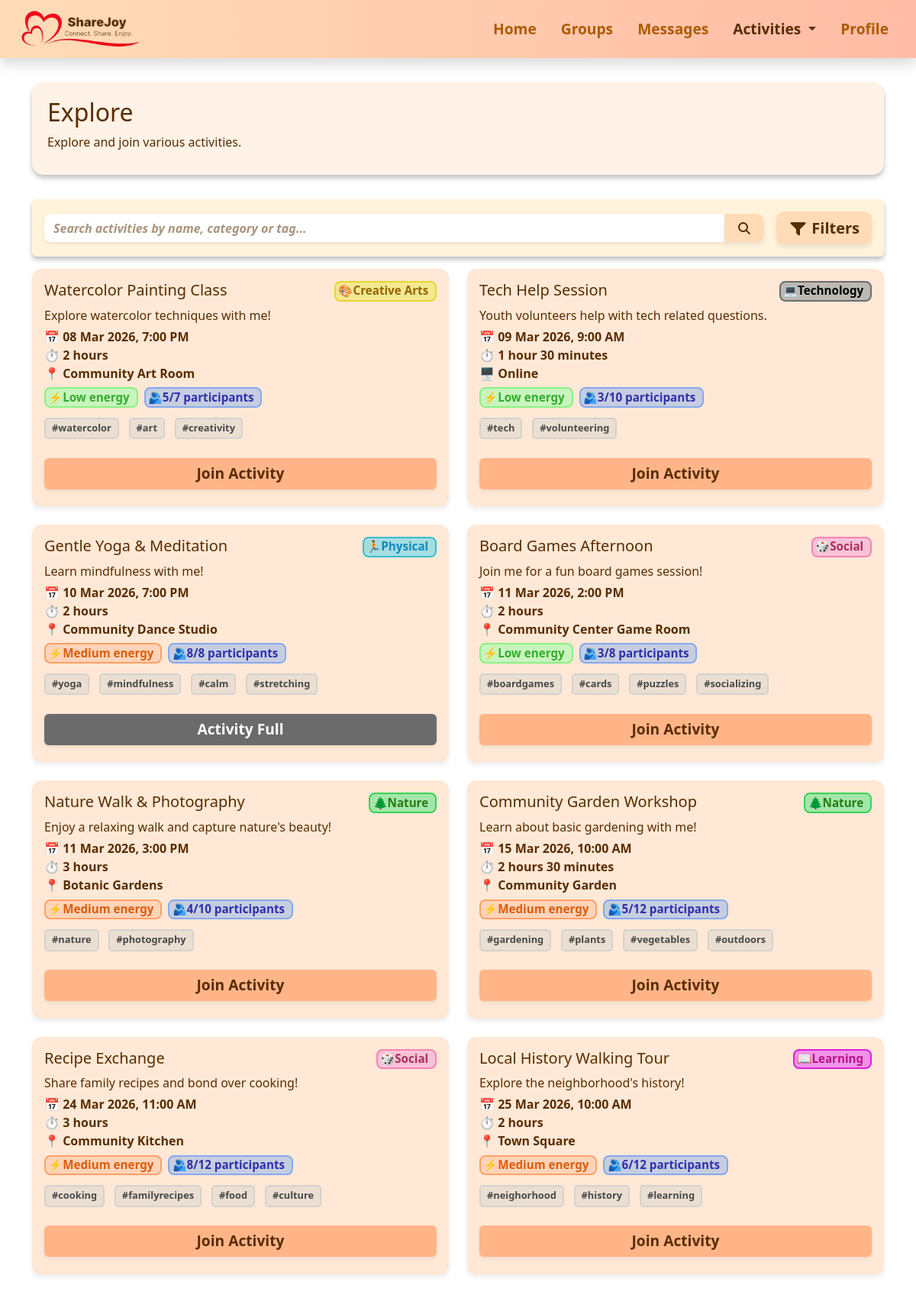
The page /explore (signed in) on the database its author committed.
### activities.py (models this page shows)
class Activity(db.Model):
    __tablename__ = "activity"
    id = db.Column(db.Integer, primary_key=True, autoincrement=True)
    creator_id = db.Column(db.Integer, db.ForeignKey('user.id'), nullable=False)
    name = db.Column(db.String(100), nullable=False)
    description = db.Column(db.Text)
    type = db.Column(db.String(50))
    date = db.Column(db.String(20))
    time = db.Column(db.String(10))
    duration_hours = db.Column(db.Integer)
    duration_minutes = db.Column(db.Integer)
    format_type = db.Column(db.String(20))
    energy = db.Column(db.String(10))
    participants = db.Column(db.Integer)
    max_participants = db.Column(db.Integer)
    tags = db.Column(db.String(200))
    location = db.Column(db.String(100))
    creator = db.relationship("User", backref="created_activities")

### app.py (the view)
@app.route("/explore")
@login_required
def explore():
    user = get_current_user()
    query = Activity.query
    search = request.args.get("search")
    if search:
        query = query.filter(
            (Activity.name.ilike(f"%{search}%")) |
            (Activity.type.ilike(f"%{search}%")) |
            (Activity.tags.ilike(f"%{search}%"))
        )
    category = request.args.get("category")
    if category:
        query = query.filter_by(type=category)
    energy = request.args.get("energy")
    if energy:
        query = query.filter_by(energy=energy)
    format_type = request.args.get("format")
    if format_type:
        query = query.filter_by(format_type=format_type)
    activities = query.order_by(Activity.date.asc()).all()
    for a in activities:
        a.display_tags = a.tags.split(",") if a.tags else []
        today = date.today()
        parsed_date = parse_activity_date(a.date)
        if parsed_date:
            original_date = parsed_date.date()
            days_offset = (original_date - BASE_DATE).days
            dynamic_date = today + timedelta(days=days_offset)
            a.display_date = dynamic_date.strftime("%d %b %Y")
        else:
            a.display_date = a.date
        try:
            parsed_time = datetime.strptime(a.time, "%H:%M")
        except ValueError:
            parsed_time = datetime.strptime(a.time, "%I:%M %p")
        a.display_time = parsed_time.strftime("%I:%M %p").lstrip("0")
        participant_count = ActivityParticipant.query.filter_by(activity_id=a.id).count()
        a.participants = participant_count
        if a.creator_id == user.id:
            a.join_activity = "created"
        elif user_joined_activity(user.id, a.id):
            a.join_activity = "true"
        elif participant_count >= a.max_participants:
            a.join_activity = "max"
        else:
            a.join_activity = "false"
    return render_template("explore.html", activities=activities)

### app.py (called while the page is built)
def login_required(f):
    @wraps(f)
    def decorated_function(*args, **kwargs):
        user = get_current_user()
        if not user:
            session.clear()  # clear stale session
            flash('Please log in to access this page.', 'error')
            return redirect(url_for('loginpage'))
        return f(*args, **kwargs)
    return decorated_function

def get_current_user():
    user_id = session.get('user_id')
    if user_id:
        user = db.session.get(User, user_id)
        if user:
            return user
    return None

def user_joined_activity(user_id, activity_id):
    return ActivityParticipant.query.filter_by(
        participant_id=user_id,
        activity_id=activity_id
    ).count() > 0

def parse_activity_date(date_str):
    for fmt in ("%Y-%m-%d", "%d %b %Y", "%m/%d/%Y", "%d/%m/%Y"):
        try:
            return datetime.strptime(date_str, fmt)
        except ValueError:
            continue
    return None

### templates/explore.html (shortened to what this page needs)
{% extends "base.html" %}
{% block extra_css %}
<link rel="stylesheet" href="{{ url_for('static', filename='css/activities.css') }}">
<link rel="stylesheet" href="{{ url_for('static', filename='css/explore.css') }}">
{% endblock %}
{% block content %}
<div class="section-box d-flex flex-column flex-md-row justify-content-between align-items-start align-items-md-center">
    <div>
        <h1>Explore</h1>
        <p>Explore and join various activities.</p>
    </div>
</div>
<div class="p-3 mb-3 rounded shadow-sm box1">
    <div class="d-flex flex-column flex-md-row align-items-start align-items-md-center gap-2">
        <form method="get" class="flex-grow-1 mb-2 mb-md-0 box2 rounded">
            <div class="input-group">
                <input type="text" name="search" class="form-control shadow-sm searchbar"
                    placeholder="Search activities by name, category or tag..."
                    value="{{ request.args.get('search', '') }}">
                <button class="btn search-btn" type="submit">
                    <i class="fa-solid fa-magnifying-glass"></i>
                </button>
            </div>
        </form>
        <button id="toggle-filters" class="btn btn-lg fw-semibold mt-2 mt-md-0 ms-md-2">
            <i class="fa-solid fa-filter"></i> Filters
        </button>
    </div>
</div>
<div class="row g-4">
    {% if activities %}
    {% for activity in activities %}
    <div class="col-md-6">
        <div class="activity-card position-relative h-100">
            <div class="d-flex flex-column flex-sm-row justify-content-between align-items-start spacing">
                <h5 class="mb-0">{{ activity.name }}</h5>
                {% if activity.type == 'Creative Arts' %}
                <span class="badge badge-creativearts category-badge mb-2 mb-sm-0">🎨Creative Arts</span>
                {% elif activity.type == 'Social' %}
                <span class="badge badge-social category-badge mb-2 mb-sm-0">🎲Social</span>
                {% elif activity.type == 'Learning' %}
                <span class="badge badge-learning category-badge mb-2 mb-sm-0">📖Learning</span>
                {% elif activity.type == 'Physical' %}
                <span class="badge badge-physical category-badge mb-2 mb-sm-0">🏃Physical</span>
                {% elif activity.type == 'Nature' %}
                <span class="badge badge-nature category-badge mb-2 mb-sm-0">🌲Nature</span>
                {% elif activity.type == 'Technology' %}
                <span class="badge badge-technology category-badge mb-2 mb-sm-0">💻Technology</span>
                {% endif %}
            </div>
            <p>{{ activity.description }}</p>
            <div class="row fw-semibold spacing">
                <div class="col-12">
                    📅 {{ activity.display_date }}, {{ activity.display_time }}
                </div>
                <div class="col-12">⏱
                    {% set h = activity.duration_hours %}
                    {% set m = activity.duration_minutes %}
                    {% if h and m %}
                    {{ h }} hour{% if h > 1 %}s{% endif %} {{ m }} minute{% if m > 1 %}s{% endif %}
                    {% elif h %}
                    {{ h }} hour{% if h > 1 %}s{% endif %}
                    {% elif m %}
                    {{ m }} minute{% if m > 1 %}s{% endif %}
                    {% else %}
                    0 minutes
                    {% endif %}
                </div>
                <div class="col-12">
                    {% if activity.format_type|lower == 'online' %}
                    🖥️ Online
                    {% else %}
                    📍 {{ activity.location }}
                    {% endif %}
                </div>
            </div>
            <div class="d-flex flex-wrap gap-2 spacing">
                <span class="badge
                        {% if activity.energy == 'Low' %}energy-low
                        {% elif activity.energy == 'Medium' %}energy-medium
                        {% elif activity.energy == 'High' %}energy-high
                        {% endif %}">
                    ⚡{{ activity.energy }} energy
                </span>
                <span class="badge participants" data-activity-id="{{ activity.id }}">
                    🫂<span class="participant-count">{{ activity.participants }}</span>/{{ activity.max_participants }}
                    participants
                </span>
            </div>
            <div class="activity-tags spacing">
                {% for tag in activity.display_tags %}
                <span class="tag">#{{ tag }}</span>
                {% endfor %}
            </div>
            <div class="mt-3 text-center">
                {% if activity.join_activity == 'false' %}
                <button type="button" class="btn join-btn fw-semibold w-100 shadow-sm"
                    data-activity-id="{{ activity.id }}" data-date="{{ activity.display_date }}"
                    data-time="{{ activity.display_time }}">
                    Join Activity
                </button>
                {% elif activity.join_activity == 'true' %}
                <button type="button" class="btn joined fw-semibold w-100 shadow-sm"
                    data-activity-id="{{ activity.id }}" data-date="{{ activity.display_date }}"
                    data-time="{{ activity.display_time }}">
                    Joined
                </button>
                {% elif activity.join_activity == 'max' %}
                <button type="button" class="btn maxbtn fw-semibold w-100 shadow-sm" disabled>
                    Activity Full
                </button>
                {% elif activity.join_activity == 'created' %}
                <button type="button" class="btn createdbtn fw-semibold w-100 shadow-sm" disabled>
                    Created by You
                </button>
                {% endif %}
            </div>
        </div>
    </div>
    {% endfor %}
    {% else %}
    <div class="col-12">
        <div class="alert alert-info text-center fw-semibold">
            No activities found.
        </div>
    </div>
    {% endif %}
</div>
{% endblock %}

### static/css/base.css (style rules this page uses)
.section-box { width: 100%; min-height: 100px; color: #582D00; background-color: #fff2e6; box-shadow: 0 4px 6px rgba(0, 0, 0, 0.256); padding: 20px 20px 15px 20px; margin: 2rem auto; border-radius: 15px; }
body { padding-bottom: 2rem;; }
.searchbar { background-color: transparent !important; border: none !important; min-width: 420px !important; flex: 1 !important; }
.search-btn { background-color: #FFDCB7; color: #582D00; border: none; box-shadow: 0 4px 6px rgba(0, 0, 0, 0.08); font-weight: 600; }
.box1 { background-color: #fff3db; color: #000000; box-shadow: 0 4px 6px rgba(0, 0, 0, 0.256) !important; ; }
.box2 { background-color: #fff; border-radius: 10px !important; }
h1 { font-size: 2rem; }
body, input, textarea, .form-label, .formL { color: #582D00 !important; }
.form-control, .form-select { background-color: #FDFAF7; border: 1px solid rgba(0, 0, 0, 0.2); box-shadow: 0 4px 6px rgba(0, 0, 0, 0.13); }
.form-control::placeholder, .form-select::placeholder, input#date::placeholder, input#time::placeholder, .form-select option[value=""], .form-select:has(option[value=""]:checked) { font-style: italic; color: #AA937B; }
.cancelbtn, .dobtn, .cancel-btn, .successbtn, .okbtn, .redbtn, .cta-btn, .search-btn, #toggle-filters, .clearbtn { border: none; box-shadow: 0 4px 6px rgba(0, 0, 0, 0.08); padding: 0.4rem 1rem; border-radius: 10px; font-weight: 600; transition: none; }
.search-btn, #toggle-filters { background: #FFDCB7; color: #582D00; }
.cancelbtn, .dobtn, .cancel-btn, .successbtn, .okbtn, .redbtn, .cta-btn, .search-btn, .clearbtn, .join-btn, .maxbtn, .createdbtn, .joined { -webkit-appearance: none; -moz-appearance: none; appearance: none; outline: none !important; border: none !important; }

### static/css/activities.css (style rules this page uses)
.activity-card { background: #ffe8d6; border-radius: 12px; padding: 1rem; margin-bottom: 1.8rem; box-shadow: 0 4px 6px rgba(0, 0, 0, 0.08); transition: transform 0.2s, box-shadow 0.2s; }
.activity-card p { margin-bottom: 0.25rem; }
.spacing { margin-bottom: 0.4rem; }
.badge { font-size: 0.8rem; padding: 0.2rem 0.55rem 0.25rem 0.2rem; border-radius: 8px; font-weight: 600; }
.badge-creativearts { background: #F3E892; border: 2px solid #E8D72D; color: #956400; }
.badge-social { background: #F8C2D6; border: 2px solid #F284B8; color: #AC2E5F; }
.badge-learning { background: #EE94E7; border: 2px solid #DC1EDC; color: #BA118D; }
.badge-physical { background: #A4DDE2; border: 2px solid #38BED1; color: #0D8AC0; }
.badge-nature { background: #A4E6AA; border: 2px solid #38D255; color: #267D13; }
.badge-technology { background: #BCB8B4; border: 2px solid #6E6D6C; color: #000; }
.energy-low { background: #C9F4BE; border: 2px solid #8AF183; color: #35AC2E; }
.energy-medium { background: #FDD4B9; border: 2px solid #FDA066; color: #DC5C0D; }
.activity-tags span { background: #EBDFD2; border: 2px solid #D4D2CF; padding: 0.15rem 0.5rem 0.2rem; font-size: 0.8rem; color: #494949; margin: 0 0.3rem 0.2rem 0; font-weight: 600; border-radius: 5px; }
.activity-tags { display: flex; flex-wrap: wrap; gap: 0.5rem; margin-top: 0.8rem; }
.participants { background: #C7CDE0; border: 2px solid #85A9ED; color: #2E30AC; }

### static/css/explore.css (style rules this page uses)
.badge { font-size: 0.95rem; }
.join-btn { color: #582D00; background-color: #FFB587; font-size: 1.2rem; margin-bottom: -1.5rem; }
.joined, .maxbtn { color: #FFFFFF !important; background-color: #6B6B6B !important; font-size: 1.2rem; margin-bottom: -1.5rem; }
.joined:disabled, .maxbtn:disabled, .createdbtn:disabled { opacity: 1 !important; }
input::placeholder { font-style: italic; font-weight: 600; color: #582D00; }

### rows shown on the page
Activity: name "Watercolor Painting Class", type "🎨Creative Arts", description "Explore watercolor techniques with me!", display_date "08 Mar 2026", display_time "7:00 PM", h "2", location "Community Art Room", energy "Low", participants "5", max_participants "7", display_tags "watercolor" "art" "creativity"
Activity: name "Tech Help Session", type "💻Technology", description "Youth volunteers help with tech related questions.", display_date "09 Mar 2026", display_time "9:00 AM", duration_hours "1", duration_minutes "30", format_type "🖥️ Online", energy "Low", participants "3", max_participants "10", display_tags "tech" "volunteering"
Activity: name "Gentle Yoga & Meditation", type "🏃Physical", description "Learn mindfulness with me!", display_date "10 Mar 2026", display_time "7:00 PM", duration_hours "2", location "Community Dance Studio", energy "Medium", participants "8", max_participants "8", display_tags "yoga" "mindfulness" "calm" "stretching", shows "Activity Full"
Activity: name "Board Games Afternoon", type "🎲Social", description "Join me for a fun board games session!", display_date "11 Mar 2026", display_time "2:00 PM", duration_hours "2", location "Community Center Game Room", energy "Low", participants "3", max_participants "8", display_tags "boardgames" "cards" "puzzles" "socializing"
Activity: name "Nature Walk & Photography", type "🌲Nature", description "Enjoy a relaxing walk and capture nature's beauty!", display_date "11 Mar 2026", display_time "3:00 PM", duration_hours "3", location "Botanic Gardens", energy "Medium", participants "4", max_participants "10", display_tags "nature" "photography"
Activity: name "Community Garden Workshop", type "🌲Nature", description "Learn about basic gardening with me!", display_date "15 Mar 2026", display_time "10:00 AM", duration_hours "2", duration_minutes "30", location "Community Garden", energy "Medium", participants "5", max_participants "12", display_tags "gardening" "plants" "vegetables" "outdoors"
Activity: name "Recipe Exchange", type "🎲Social", description "Share family recipes and bond over cooking!", display_date "24 Mar 2026", display_time "11:00 AM", duration_hours "3", location "Community Kitchen", energy "Medium", participants "8", max_participants "12", display_tags "cooking" "familyrecipes" "food" "culture"
Activity: name "Local History Walking Tour", type "📖Learning", description "Explore the neighborhood's history!", display_date "25 Mar 2026", display_time "10:00 AM", duration_hours "2", location "Town Square", energy "Medium", participants "6", max_participants "12", display_tags "neighorhood" "history" "learning"
